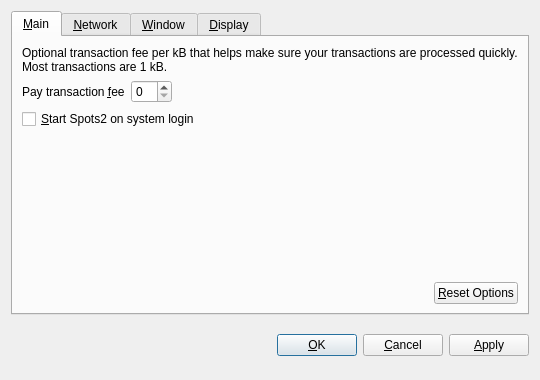
<?xml version="1.0" encoding="UTF-8"?>
<ui version="4.0">
 <class>OptionsDialog</class>
 <widget class="QDialog" name="OptionsDialog">
  <property name="geometry">
   <rect>
    <x>0</x>
    <y>0</y>
    <width>540</width>
    <height>380</height>
   </rect>
  </property>
  <property name="windowTitle">
   <string>Options</string>
  </property>
  <property name="modal">
   <bool>true</bool>
  </property>
  <layout class="QVBoxLayout" name="verticalLayout">
   <item>
    <widget class="QTabWidget" name="tabWidget">
     <property name="tabPosition">
      <enum>QTabWidget::North</enum>
     </property>
     <property name="currentIndex">
      <number>0</number>
     </property>
     <widget class="QWidget" name="tabMain">
      <attribute name="title">
       <string>&amp;Main</string>
      </attribute>
      <layout class="QVBoxLayout" name="verticalLayout_Main">
       <item>
        <widget class="QLabel" name="transactionFeeInfoLabel">
         <property name="text">
          <string>Optional transaction fee per kB that helps make sure your transactions are processed quickly. Most transactions are 1 kB.</string>
         </property>
         <property name="textFormat">
          <enum>Qt::PlainText</enum>
         </property>
         <property name="wordWrap">
          <bool>true</bool>
         </property>
        </widget>
       </item>
       <item>
        <layout class="QHBoxLayout" name="horizontalLayout_1_Main">
         <item>
          <widget class="QLabel" name="transactionFeeLabel">
           <property name="text">
            <string>Pay transaction &amp;fee</string>
           </property>
           <property name="textFormat">
            <enum>Qt::PlainText</enum>
           </property>
           <property name="buddy">
            <cstring>transactionFee</cstring>
           </property>
          </widget>
         </item>
         <item>
          <widget class="BitcoinAmountField" name="transactionFee"/>
         </item>
         <item>
          <spacer name="horizontalSpacer_1_Main">
           <property name="orientation">
            <enum>Qt::Horizontal</enum>
           </property>
           <property name="sizeHint" stdset="0">
            <size>
             <width>40</width>
             <height>20</height>
            </size>
           </property>
          </spacer>
         </item>
        </layout>
       </item>
       <item>
        <widget class="QCheckBox" name="bitcoinAtStartup">
         <property name="toolTip">
          <string>Automatically start Spots2 after logging in to the system.</string>
         </property>
         <property name="text">
          <string>&amp;Start Spots2 on system login</string>
         </property>
        </widget>
       </item>
       <item>
        <spacer name="verticalSpacer_Main">
         <property name="orientation">
          <enum>Qt::Vertical</enum>
         </property>
         <property name="sizeHint" stdset="0">
          <size>
           <width>20</width>
           <height>40</height>
          </size>
         </property>
        </spacer>
       </item>
       <item>
        <layout class="QHBoxLayout" name="horizontalLayout_2_Main">
         <item>
          <spacer name="horizontalSpacer_2_Main">
           <property name="orientation">
            <enum>Qt::Horizontal</enum>
           </property>
           <property name="sizeHint" stdset="0">
            <size>
             <width>40</width>
             <height>20</height>
            </size>
           </property>
          </spacer>
         </item>
         <item>
          <widget class="QPushButton" name="resetButton">
           <property name="toolTip">
            <string>Reset all client options to default.</string>
           </property>
           <property name="text">
            <string>&amp;Reset Options</string>
           </property>
           <property name="autoDefault">
            <bool>false</bool>
           </property>
          </widget>
         </item>
        </layout>
       </item>
      </layout>
     </widget>
     <widget class="QWidget" name="tabNetwork">
      <attribute name="title">
       <string>&amp;Network</string>
      </attribute>
      <layout class="QVBoxLayout" name="verticalLayout_Network">
       <item>
        <widget class="QCheckBox" name="mapPortUpnp">
         <property name="toolTip">
          <string>Automatically open the Spots2 client port on the router. This only works when your router supports UPnP and it is enabled.</string>
         </property>
         <property name="text">
          <string>Map port using &amp;UPnP</string>
         </property>
        </widget>
       </item>
       <item>
        <widget class="QCheckBox" name="connectSocks">
         <property name="toolTip">
          <string>Connect to the Spots2 network through a SOCKS proxy (e.g. when connecting through Tor).</string>
         </property>
         <property name="text">
          <string>&amp;Connect through SOCKS proxy:</string>
         </property>
        </widget>
       </item>
       <item>
        <layout class="QHBoxLayout" name="horizontalLayout_Network">
         <item>
          <widget class="QLabel" name="proxyIpLabel">
           <property name="text">
            <string>Proxy &amp;IP:</string>
           </property>
           <property name="textFormat">
            <enum>Qt::PlainText</enum>
           </property>
           <property name="buddy">
            <cstring>proxyIp</cstring>
           </property>
          </widget>
         </item>
         <item>
          <widget class="QValidatedLineEdit" name="proxyIp">
           <property name="maximumSize">
            <size>
             <width>140</width>
             <height>16777215</height>
            </size>
           </property>
           <property name="toolTip">
            <string>IP address of the proxy (e.g. 127.0.0.1)</string>
           </property>
          </widget>
         </item>
         <item>
          <widget class="QLabel" name="proxyPortLabel">
           <property name="text">
            <string>&amp;Port:</string>
           </property>
           <property name="textFormat">
            <enum>Qt::PlainText</enum>
           </property>
           <property name="buddy">
            <cstring>proxyPort</cstring>
           </property>
          </widget>
         </item>
         <item>
          <widget class="QLineEdit" name="proxyPort">
           <property name="maximumSize">
            <size>
             <width>55</width>
             <height>16777215</height>
            </size>
           </property>
           <property name="toolTip">
            <string>Port of the proxy (e.g. 9050)</string>
           </property>
          </widget>
         </item>
         <item>
          <widget class="QLabel" name="socksVersionLabel">
           <property name="text">
            <string>SOCKS &amp;Version:</string>
           </property>
           <property name="textFormat">
            <enum>Qt::PlainText</enum>
           </property>
           <property name="buddy">
            <cstring>socksVersion</cstring>
           </property>
          </widget>
         </item>
         <item>
          <widget class="QValueComboBox" name="socksVersion">
           <property name="toolTip">
            <string>SOCKS version of the proxy (e.g. 5)</string>
           </property>
          </widget>
         </item>
         <item>
          <spacer name="horizontalSpacer_Network">
           <property name="orientation">
            <enum>Qt::Horizontal</enum>
           </property>
           <property name="sizeHint" stdset="0">
            <size>
             <width>40</width>
             <height>20</height>
            </size>
           </property>
          </spacer>
         </item>
        </layout>
       </item>
       <item>
        <spacer name="verticalSpacer_Network">
         <property name="orientation">
          <enum>Qt::Vertical</enum>
         </property>
         <property name="sizeHint" stdset="0">
          <size>
           <width>20</width>
           <height>40</height>
          </size>
         </property>
        </spacer>
       </item>
      </layout>
     </widget>
     <widget class="QWidget" name="tabWindow">
      <attribute name="title">
       <string>&amp;Window</string>
      </attribute>
      <layout class="QVBoxLayout" name="verticalLayout_Window">
       <item>
        <widget class="QCheckBox" name="minimizeToTray">
         <property name="toolTip">
          <string>Show only a tray icon after minimizing the window.</string>
         </property>
         <property name="text">
          <string>&amp;Minimize to the tray instead of the taskbar</string>
         </property>
        </widget>
       </item>
       <item>
        <widget class="QCheckBox" name="minimizeOnClose">
         <property name="toolTip">
          <string>Minimize instead of exit the application when the window is closed. When this option is enabled, the application will be closed only after selecting Quit in the menu.</string>
         </property>
         <property name="text">
          <string>M&amp;inimize on close</string>
         </property>
        </widget>
       </item>
       <item>
        <spacer name="verticalSpacer_Window">
         <property name="orientation">
          <enum>Qt::Vertical</enum>
         </property>
         <property name="sizeHint" stdset="0">
          <size>
           <width>20</width>
           <height>40</height>
          </size>
         </property>
        </spacer>
       </item>
      </layout>
     </widget>
     <widget class="QWidget" name="tabDisplay">
      <attribute name="title">
       <string>&amp;Display</string>
      </attribute>
      <layout class="QVBoxLayout" name="verticalLayout_Display">
       <item>
        <layout class="QHBoxLayout" name="horizontalLayout_1_Display">
         <item>
          <widget class="QLabel" name="langLabel">
           <property name="text">
            <string>User Interface &amp;language:</string>
           </property>
           <property name="textFormat">
            <enum>Qt::PlainText</enum>
           </property>
           <property name="buddy">
            <cstring>lang</cstring>
           </property>
          </widget>
         </item>
         <item>
          <widget class="QValueComboBox" name="lang">
           <property name="toolTip">
            <string>The user interface language can be set here. This setting will take effect after restarting Spots2.</string>
           </property>
          </widget>
         </item>
        </layout>
       </item>
       <item>
        <layout class="QHBoxLayout" name="horizontalLayout_2_Display">
         <item>
          <widget class="QLabel" name="unitLabel">
           <property name="text">
            <string>&amp;Unit to show amounts in:</string>
           </property>
           <property name="textFormat">
            <enum>Qt::PlainText</enum>
           </property>
           <property name="buddy">
            <cstring>unit</cstring>
           </property>
          </widget>
         </item>
         <item>
          <widget class="QValueComboBox" name="unit">
           <property name="toolTip">
            <string>Choose the default subdivision unit to show in the interface and when sending coins.</string>
           </property>
          </widget>
         </item>
        </layout>
       </item>
       <item>
        <widget class="QCheckBox" name="displayAddresses">
         <property name="toolTip">
          <string>Whether to show Spots2 addresses in the transaction list or not.</string>
         </property>
         <property name="text">
          <string>&amp;Display addresses in transaction list</string>
         </property>
        </widget>
       </item>
       <item>
        <widget class="QCheckBox" name="coinControlFeatures">
         <property name="toolTip">
          <string>Whether to show coin control features or not.</string>
         </property>
         <property name="text">
          <string>Display coin &amp;control features (experts only!)</string>
         </property>
        </widget>
       </item>
       <item>
        <spacer name="verticalSpacer_Display">
         <property name="orientation">
          <enum>Qt::Vertical</enum>
         </property>
         <property name="sizeHint" stdset="0">
          <size>
           <width>20</width>
           <height>40</height>
          </size>
         </property>
        </spacer>
       </item>
      </layout>
     </widget>
    </widget>
   </item>
   <item>
    <layout class="QHBoxLayout" name="horizontalLayout_Buttons">
     <item>
      <spacer name="horizontalSpacer_1">
       <property name="orientation">
        <enum>Qt::Horizontal</enum>
       </property>
       <property name="sizeHint" stdset="0">
        <size>
         <width>40</width>
         <height>48</height>
        </size>
       </property>
      </spacer>
     </item>
     <item>
      <widget class="QLabel" name="statusLabel">
       <property name="font">
        <font>
         <weight>75</weight>
         <bold>true</bold>
        </font>
       </property>
       <property name="text">
        <string/>
       </property>
       <property name="textFormat">
        <enum>Qt::PlainText</enum>
       </property>
       <property name="wordWrap">
        <bool>true</bool>
       </property>
      </widget>
     </item>
     <item>
      <spacer name="horizontalSpacer_2">
       <property name="orientation">
        <enum>Qt::Horizontal</enum>
       </property>
       <property name="sizeHint" stdset="0">
        <size>
         <width>40</width>
         <height>48</height>
        </size>
       </property>
      </spacer>
     </item>
     <item>
      <widget class="QPushButton" name="okButton">
       <property name="text">
        <string>&amp;OK</string>
       </property>
      </widget>
     </item>
     <item>
      <widget class="QPushButton" name="cancelButton">
       <property name="text">
        <string>&amp;Cancel</string>
       </property>
       <property name="autoDefault">
        <bool>false</bool>
       </property>
      </widget>
     </item>
     <item>
      <widget class="QPushButton" name="applyButton">
       <property name="text">
        <string>&amp;Apply</string>
       </property>
       <property name="autoDefault">
        <bool>false</bool>
       </property>
      </widget>
     </item>
    </layout>
   </item>
  </layout>
 </widget>
 <customwidgets>
  <customwidget>
   <class>BitcoinAmountField</class>
   <extends>QSpinBox</extends>
   <header>bitcoinamountfield.h</header>
  </customwidget>
  <customwidget>
   <class>QValueComboBox</class>
   <extends>QComboBox</extends>
   <header>qvaluecombobox.h</header>
  </customwidget>
  <customwidget>
   <class>QValidatedLineEdit</class>
   <extends>QLineEdit</extends>
   <header>qvalidatedlineedit.h</header>
  </customwidget>
 </customwidgets>
 <resources/>
 <connections/>
</ui>
